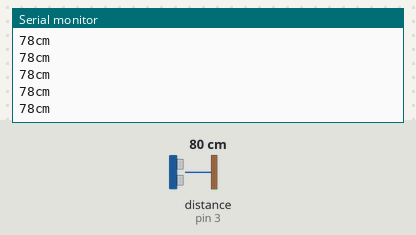
Simulated run of this sketch. Board: Arduino Uno, built with avr-gcc and run on an emulated ATmega328P. Shown: the last lines printed to the serial monitor. Wiring (inferred from the names in the program): ultrasonic range finder: trigger pin 2; echo pin 3. The inputs (shaded band) are chosen by the test bench; at power-on: distance to the obstacle (sensor on pin 3) 80 cm. The echo pulse lasts 58.3 µs per cm.

Above: at 1.2 s.
1.3 s: distance to the obstacle (sensor on pin 3) set to 2 cm
At 1.37 s:
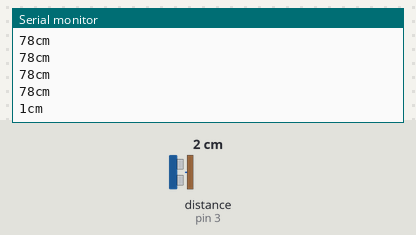
2.8 s: distance to the obstacle (sensor on pin 3) set to 4 cm
At 2.89 s:
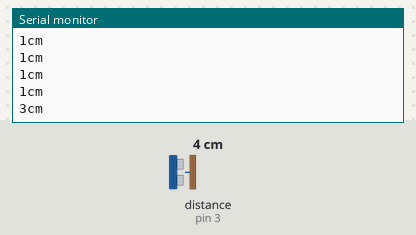
Timing chart, 0 to 5.8 s (numbered marks = the images above; inputs shaded):
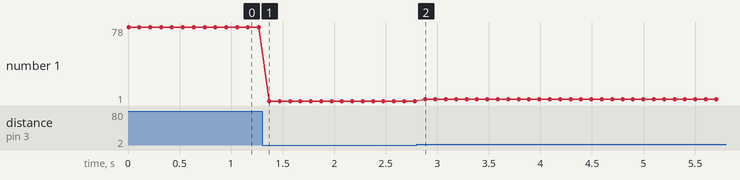

Measured:
- after the input at 1.3 s, the serial monitor: prints a new line after 0.07 s (image 1)
- after the input at 2.8 s, the serial monitor: prints a new line after 0.08 s (image 2)
- plotted number 1: 78 → 1 after the input at 1.3 s, 1 → 3 after the input at 2.8 s

The sketch:

S12_S1_1.ino
```cpp
int trigger = 2;
int echo = 3;

long distance = 0;

void setup() {
  pinMode(trigger, OUTPUT);
  pinMode(echo, INPUT);
  Serial.begin(9600);
}

void loop() {
  // Logic of sensor HC-SR04
  digitalWrite(trigger, 1);
  delayMicroseconds(10);
  digitalWrite(trigger, 0);
  distance = pulseIn(echo, 1) * 0.017;

  // Report distance in the serial monitor
  Serial.print(distance);
  Serial.println("cm");
  delay(100);
}
```
